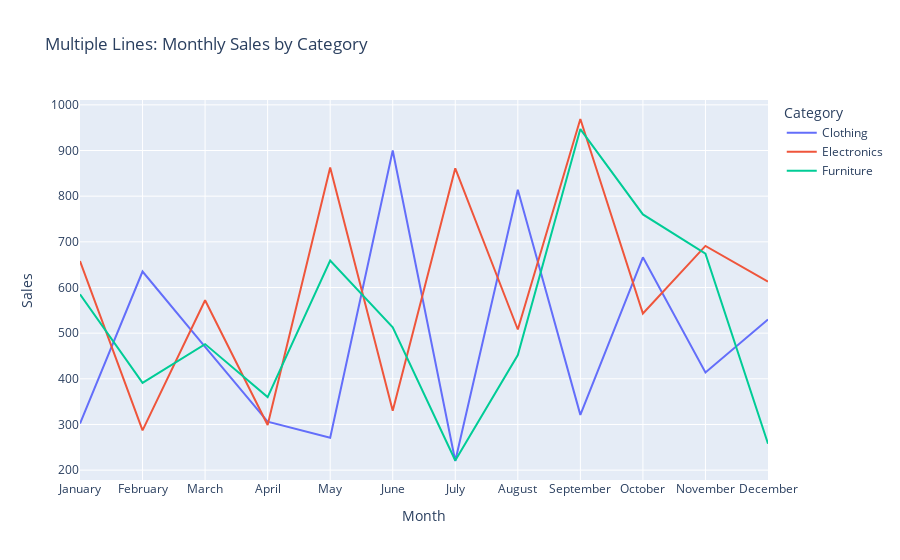

Write notebook code for a chart like this one.
### Code cell
# %%

# 4. MULTIPLE LINES (COLOR BY CATEGORY)
# We can create a line chart that shows each category's performance across months.

fig_multiple = px.line(
    df,
    x="Month",
    y="Sales",
    color="Category",
    title="Multiple Lines: Monthly Sales by Category"
)
fig_multiple.show()

### Figure 1 — Plotly figure (JSON) as saved in the notebook; plotly's stock layout.template omitted (floating-point values rounded to 4 significant figures)
{"data": [{"hovertemplate": "Category=Clothing<br>Month=%{x}<br>Sales=%{y}<extra></extra>", "legendgroup": "Clothing", "line": {"color": "#636efa", "dash": "solid"}, "marker": {"symbol": "circle"}, "mode": "lines", "name": "Clothing", "orientation": "v", "showlegend": true, "type": "scatter", "x": ["January", "February", "March", "April", "May", "June", "July", "August", "September", "October", "November", "December"], "xaxis": "x", "y": [302, 635, 470, 306, 271, 900, 220, 814, 321, 666, 414, 530], "yaxis": "y"}, {"hovertemplate": "Category=Electronics<br>Month=%{x}<br>Sales=%{y}<extra></extra>", "legendgroup": "Electronics", "line": {"color": "#EF553B", "dash": "solid"}, "marker": {"symbol": "circle"}, "mode": "lines", "name": "Electronics", "orientation": "v", "showlegend": true, "type": "scatter", "x": ["January", "February", "March", "April", "May", "June", "July", "August", "September", "October", "November", "December"], "xaxis": "x", "y": [658, 287, 572, 299, 863, 330, 861, 508, 969, 543, 691, 613], "yaxis": "y"}, {"hovertemplate": "Category=Furniture<br>Month=%{x}<br>Sales=%{y}<extra></extra>", "legendgroup": "Furniture", "line": {"color": "#00cc96", "dash": "solid"}, "marker": {"symbol": "circle"}, "mode": "lines", "name": "Furniture", "orientation": "v", "showlegend": true, "type": "scatter", "x": ["January", "February", "March", "April", "May", "June", "July", "August", "September", "October", "November", "December"], "xaxis": "x", "y": [585, 391, 476, 360, 659, 513, 221, 452, 947, 760, 674, 258], "yaxis": "y"}], "layout": {"legend": {"title": {"text": "Category"}, "tracegroupgap": 0}, "title": {"text": "Multiple Lines: Monthly Sales by Category"}, "xaxis": {"anchor": "y", "domain": [0, 1], "title": {"text": "Month"}}, "yaxis": {"anchor": "x", "domain": [0, 1], "title": {"text": "Sales"}}}}
